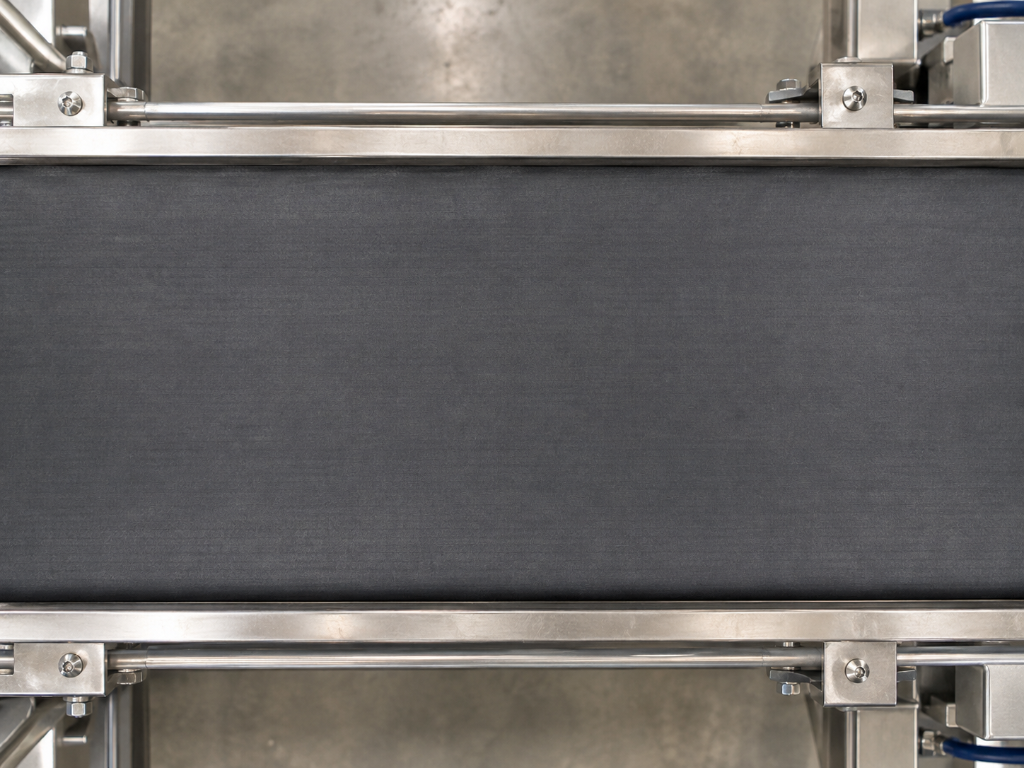
#> input picture assets/industrial_conveyor.png, 1024 x 768 px
$ python -i 05_create_synthetic_scenes.py   (imports and definitions only)
#> lines starting #> are read from the running program, lines starting #| are printed output that depends on the picture; after the words box and inside, x2 and y2 are one past the last pixel; in counts of white or black regions, pixels touching at a corner belong together

"""
FILE: 05_create_synthetic_scenes.py

PURPOSE:
    Generate a conveyor-photo pilot by extracting tomato groups
    from training photos and composing them onto a real belt.

INPUT:
    datasets/tomato/train/Fresh
    datasets/tomato/train/Defect
    assets/industrial_conveyor.png

OUTPUT:
    datasets/synthetic_conveyor_scenes_pilot/train/Fresh
    datasets/synthetic_conveyor_scenes_pilot/train/Defect
    datasets/tomato_conveyor_crop_cache_v7/Fresh
    datasets/tomato_conveyor_crop_cache_v7/Defect

IMPORTANT:
    - Uses only the existing training images.
    - Processes a limited sample to reduce runtime.
    - Uses tomato-color segmentation to remove the pale tabletop.
    - Keeps each synthetic scene within one class.
    - Does not modify the original dataset or test set.

NEXT STEP:
    Inspect scenes, then run scripts 06-08 to prepare, train,
    and compare the conveyor experiment.
"""

from pathlib import Path
import argparse
import random
import cv2
import numpy as np

# ------------------------------------------------------------
# 1. PATHS
# ------------------------------------------------------------

PROJECT_PATH = Path(__file__).resolve().parent
DATASET_ROOT = PROJECT_PATH.parent / "datasets"

SOURCE_ROOT = DATASET_ROOT / "tomato" / "train"
BACKGROUND_PATH = PROJECT_PATH / "assets" / "industrial_conveyor.png"

OUTPUT_ROOT = (
    DATASET_ROOT / "synthetic_conveyor_scenes_pilot" / "train"
)
CACHE_ROOT = DATASET_ROOT / "tomato_conveyor_crop_cache_v7"

CLASSES = ["Fresh", "Defect"]

# ------------------------------------------------------------
# 2. SPEED AND IMAGE SETTINGS
# ------------------------------------------------------------

# Start with a manageable crop sample for visual review.
MAX_SOURCE_IMAGES_PER_CLASS = 30

# Number of scenes generated for each class.
SCENES_PER_CLASS = 10

# Number of tomatoes placed in each scene.
MIN_TOMATOES = 5
MAX_TOMATOES = 9

SCENE_WIDTH = 640
SCENE_HEIGHT = 480
BELT_TOP = 108
BELT_BOTTOM = 375

RANDOM_SEED = 42
# [2 lines not run here, left out]

IMAGE_EXTENSIONS = {".jpg", ".jpeg", ".png", ".bmp", ".webp"}


# ------------------------------------------------------------
# 3. FIND IMAGES
# ------------------------------------------------------------

# [10 lines left out: function find_images, not called in this run]


# ------------------------------------------------------------
# 4. EXTRACT A TOMATO CROP FROM ITS COLOR MASK
# ------------------------------------------------------------

def extract_crop(image_path):
    """
    Separate the saturated tomato group from the pale tabletop.

    The source photos have a low-saturation wood background and
    saturated tomato skins. Morphological closing fills small
    holes in the color mask; small disconnected specks are removed.
    """
#> called with image_path = 'assets/industrial_conveyor.png'
    image = cv2.imread(str(image_path))
#> image is the input picture: shape (768, 1024, 3); mean B, G, R 104, 106.2, 109.7

    if image is None:
        raise OSError(f"Could not read source image: {image_path}")

    height, width = image.shape[:2]
#> height = 768; width = 1024

    if width < 40 or height < 40:
        return None

    scale = min(1.0, 900 / max(width, height))
#> scale = 0.879
    if scale < 1:
        image = cv2.resize(
            image,
            (int(width * scale), int(height * scale)),
            interpolation=cv2.INTER_AREA,
        )
#> image: shape (675, 900, 3)
        height, width = image.shape[:2]
#> height = 675; width = 900

    saturation = cv2.cvtColor(
        image, cv2.COLOR_BGR2HSV
    )[:, :, 1]
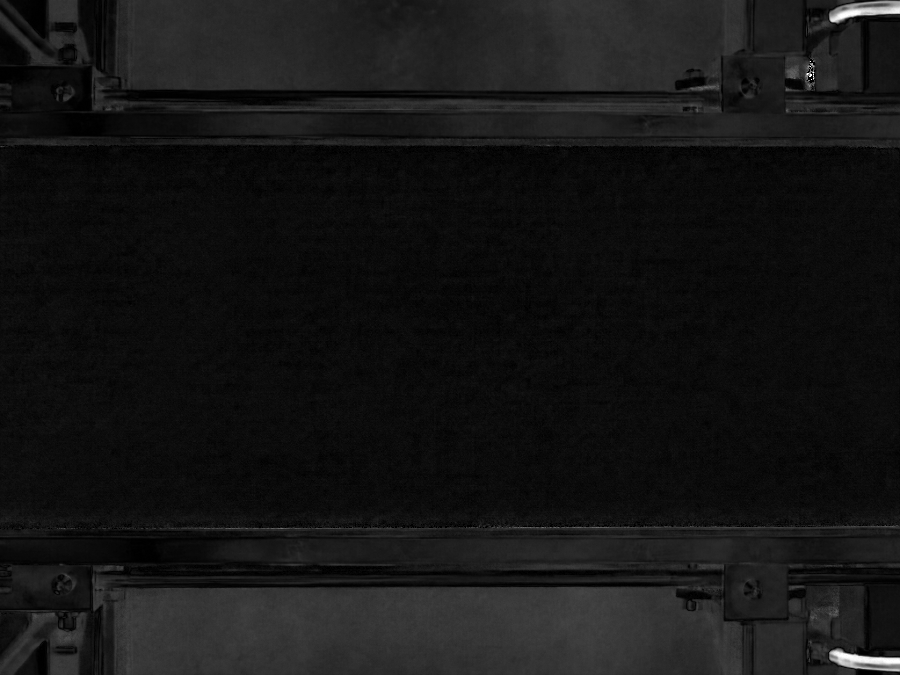
#> saturation: shape (675, 900); min 0, max 255, mean 21.3

    alpha = (saturation >= 75).astype(np.uint8) * 255
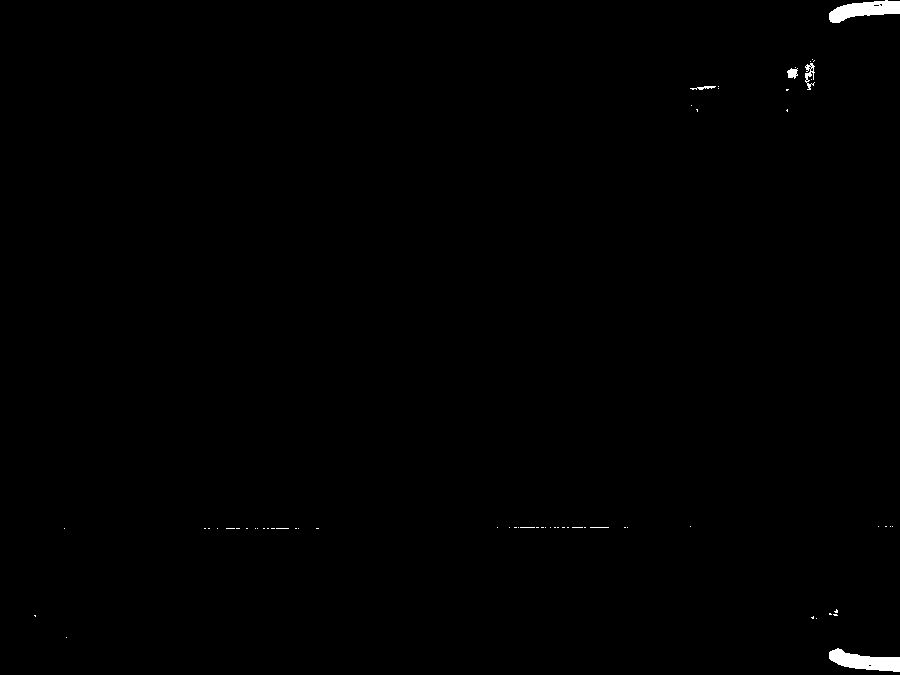
#> alpha: shape (675, 900); 0.39% white; 62 white regions (57 under 20 px), largest, box (x1, y1, x2, y2) and area: (829, 648, 900, 672) 981, (829, 0, 900, 23) 953, (805, 63, 815, 90) 128, (787, 68, 798, 79) 83, (690, 86, 716, 90) 54
    alpha = cv2.morphologyEx(
        alpha,
        cv2.MORPH_OPEN,
        cv2.getStructuringElement(
            cv2.MORPH_ELLIPSE,
            (5, 5),
        ),
    )
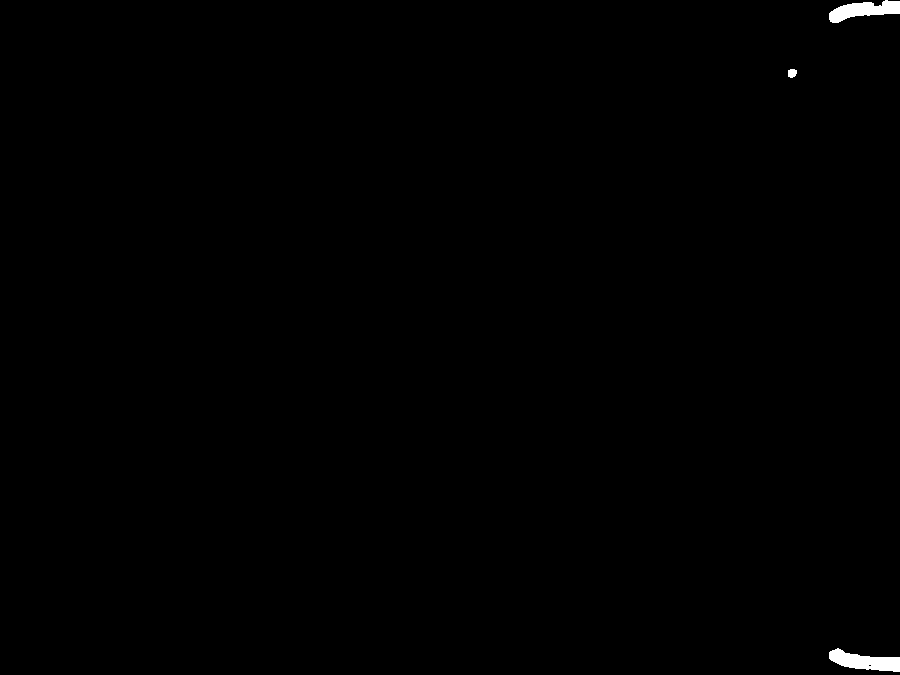
#> alpha: shape (675, 900); 0.32% white; 3 white regions, box (x1, y1, x2, y2) and area: (829, 648, 900, 672) 977, (829, 0, 900, 23) 917, (788, 69, 797, 78) 67
    alpha = cv2.morphologyEx(
        alpha,
        cv2.MORPH_CLOSE,
        cv2.getStructuringElement(
            cv2.MORPH_ELLIPSE,
            (21, 21),
        ),
    )
#> alpha: shape (675, 900); 0.4% white; 3 white regions, box (x1, y1, x2, y2) and area: (829, 648, 900, 675) 1258, (829, 0, 900, 23) 1100, (788, 69, 797, 78) 67

    foreground_fraction = np.count_nonzero(alpha) / alpha.size
#> foreground_fraction = 0.00399

    if foreground_fraction < 0.03 or foreground_fraction > 0.90:
        return None

    component_count, labels, stats, _ = cv2.connectedComponentsWithStats(
        (alpha > 0).astype(np.uint8),
        connectivity=8,
    )
    if component_count > 1:
        largest_area = int(stats[1:, cv2.CC_STAT_AREA].max())
        keep = np.zeros_like(alpha)
        for component in range(1, component_count):
            area = int(stats[component, cv2.CC_STAT_AREA])
            if area >= max(100, largest_area * 0.05):
                keep[labels == component] = 255
        alpha = keep

    points = cv2.findNonZero(alpha)

    if points is None:
        return None

    x, y, crop_width, crop_height = cv2.boundingRect(points)

    if crop_width < 30 or crop_height < 30:
        return None

    padding_x = max(2, int(crop_width * 0.025))
    padding_y = max(2, int(crop_height * 0.025))
    x1 = max(0, x - padding_x)
    y1 = max(0, y - padding_y)
    x2 = min(width, x + crop_width + padding_x)
    y2 = min(height, y + crop_height + padding_y)

    image_crop = image[y1:y2, x1:x2]
    alpha_crop = alpha[y1:y2, x1:x2]
    alpha_crop = cv2.GaussianBlur(
        alpha_crop, (5, 5), 1.0
    )

    rgba = cv2.cvtColor(image_crop, cv2.COLOR_BGR2BGRA)
    rgba[:, :, 3] = alpha_crop

    return rgba


# ------------------------------------------------------------
# 5. BUILD OR REUSE THE CROP CACHE
# ------------------------------------------------------------

# [289 lines left out: functions prepare_crops, load_background, paste_crop, generate_scenes, main, not called in this run]


# [18 lines not run here, left out]

>>> result = extract_crop('assets/industrial_conveyor.png')
